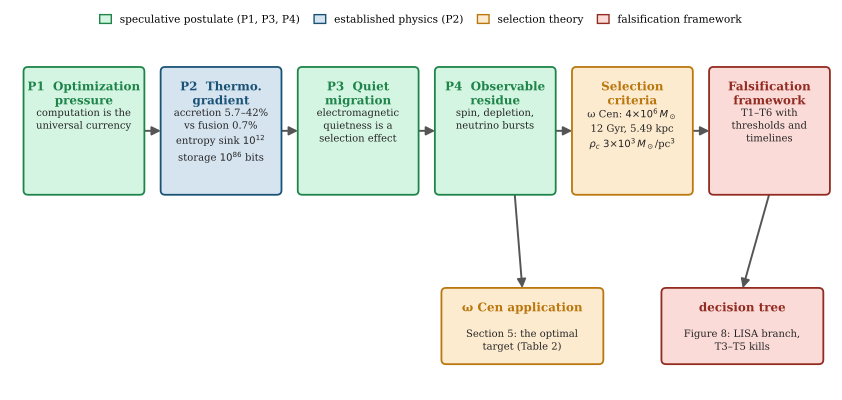

This chart was generated by the following Python code:
"""Figure: argument flowchart for Paper A (mth-paper.tex, Fig.~\ref{fig:flowchart}).

The paper's argument chain as a left-to-right cascade, coloured by the
epistemic register of Section 1.1 (Claims):

  green  = speculative postulates (P1 optimization pressure, P3 quiet migration)
  blue   = established physics (P2 thermodynamic gradient, Section 4 numbers)
  orange = selection theory (Section 3.1 criteria, applied to omega Cen in Section 5)
  red    = falsification framework (Section 7, T1-T6, decision tree Fig. 8)

Every quantitative anchor is transcribed from the paper's own text:
  P2  accretion 5.7-42 per cent vs fusion 0.7 per cent  (Sec. 4.1, Eq. 1)
      entropy sink ~10^12 vs the CMB                    (Sec. 4.2, Fig. 5)
      storage ~10^86 bits at 2e4 Msun                   (Sec. 4.3 / abstract)
  Sel.  omega Cen: 4e6 Msun, 12.08 Gyr, 5.49 kpc, rho_c 3e3 Msun/pc^3
                                                        (Table 2)
  Fals. T1-T6 with thresholds and timelines              (Table 4)

Branches: P4 -> the omega Cen application (Section 5); falsification
framework -> the decision tree (Fig. 8, fig:tree).

Run:  python fA_flowchart.py
Writes fA_flowchart.pdf / .png next to this script.
"""

from __future__ import annotations

import os

import matplotlib
matplotlib.use("Agg")
import matplotlib.pyplot as plt          # noqa: E402
from matplotlib.patches import FancyArrowPatch, FancyBboxPatch  # noqa: E402

HERE = os.path.dirname(os.path.abspath(__file__))

# Series/epistemic colours: blue = established, green = speculative,
# orange = selection theory, red = falsification.
C = {
    "blue":  ("#1a5276", "#d6e4f0"),
    "green": ("#1e8449", "#d5f5e3"),
    "orange": ("#b9770e", "#fdebd0"),
    "red":   ("#922b21", "#fadbd8"),
}

plt.rcParams.update({
    "font.family": "serif",
    "font.size": 9,
    "savefig.dpi": 300,
    "savefig.bbox": "tight",
})

fig, ax = plt.subplots(figsize=(10.6, 4.9))
ax.set_xlim(0, 10.6)
ax.set_ylim(0, 4.9)
ax.axis("off")

BOX_W, BOX_H = 1.52, 1.62
ROW_Y = 2.55          # bottom of the main row
BRANCH_Y = 0.35       # bottom of the branch boxes


def box(x_center, y_bottom, w, h, edge, face, title, anchor, title_fs=8.6,
        anchor_fs=7.2):
    ax.add_patch(FancyBboxPatch(
        (x_center - w / 2, y_bottom), w, h,
        boxstyle="round,pad=0.02,rounding_size=0.06",
        linewidth=1.3, edgecolor=edge, facecolor=face, zorder=2))
    ax.text(x_center, y_bottom + h - 0.16, title, ha="center", va="top",
            fontsize=title_fs, fontweight="bold", color=edge, zorder=3)
    ax.text(x_center, y_bottom + h - 0.52, anchor, ha="center", va="top",
            fontsize=anchor_fs, color="#222222", zorder=3, linespacing=1.45)


def arrow(x0, y0, x1, y1, color="#555555"):
    ax.add_patch(FancyArrowPatch(
        (x0, y0), (x1, y1), arrowstyle="-|>", mutation_scale=13,
        linewidth=1.4, color=color, zorder=1,
        shrinkA=1, shrinkB=1))


# --- main cascade ----------------------------------------------------------
xs = [0.95, 2.72, 4.49, 6.26, 8.03, 9.80]
box(xs[0], ROW_Y, BOX_W, BOX_H, *C["green"],
    "P1  Optimization\npressure",
    "computation is the\nuniversal currency")
box(xs[1], ROW_Y, BOX_W, BOX_H, *C["blue"],
    "P2  Thermo.\ngradient",
    "accretion 5.7\u201342%\nvs fusion 0.7%\nentropy sink $10^{12}$\nstorage $10^{86}$ bits")
box(xs[2], ROW_Y, BOX_W, BOX_H, *C["green"],
    "P3  Quiet\nmigration",
    "electromagnetic\nquietness is a\nselection effect")
box(xs[3], ROW_Y, BOX_W, BOX_H, *C["green"],
    "P4  Observable\nresidue",
    "spin, depletion,\nneutrino bursts")
box(xs[4], ROW_Y, BOX_W, BOX_H, *C["orange"],
    "Selection\ncriteria",
    "\u03c9 Cen: $4{\\times}10^{6}\\,M_\\odot$\n12 Gyr, 5.49 kpc\n$\\rho_c$ $3{\\times}10^{3}\\,M_\\odot$/pc$^3$")
box(xs[5], ROW_Y, BOX_W, BOX_H, *C["red"],
    "Falsification\nframework",
    "T1\u2013T6 with\nthresholds and\ntimelines")

for i in range(5):
    arrow(xs[i] + BOX_W / 2, ROW_Y + BOX_H / 2,
          xs[i + 1] - BOX_W / 2, ROW_Y + BOX_H / 2)

# --- branches --------------------------------------------------------------
box(xs[3] + 0.35, BRANCH_Y, 2.05, 0.95, *C["orange"],
    "\u03c9 Cen application",
    "Section 5: the optimal\ntarget (Table 2)")
box(xs[5] - 0.35, BRANCH_Y, 2.05, 0.95, *C["red"],
    "decision tree",
    "Figure 8: LISA branch,\nT3\u2013T5 kills")

arrow(xs[3] + 0.25, ROW_Y, xs[3] + 0.35, BRANCH_Y + 0.95)
arrow(xs[5], ROW_Y, xs[5] - 0.35, BRANCH_Y + 0.95)

# --- legend ----------------------------------------------------------------
handles = [
    FancyBboxPatch((0, 0), 1, 1, boxstyle="round,pad=0.02",
                   facecolor=C["green"][1], edgecolor=C["green"][0]),
    FancyBboxPatch((0, 0), 1, 1, boxstyle="round,pad=0.02",
                   facecolor=C["blue"][1], edgecolor=C["blue"][0]),
    FancyBboxPatch((0, 0), 1, 1, boxstyle="round,pad=0.02",
                   facecolor=C["orange"][1], edgecolor=C["orange"][0]),
    FancyBboxPatch((0, 0), 1, 1, boxstyle="round,pad=0.02",
                   facecolor=C["red"][1], edgecolor=C["red"][0]),
]
ax.legend(handles,
          ["speculative postulate (P1, P3, P4)",
           "established physics (P2)",
           "selection theory",
           "falsification framework"],
          loc="upper center", bbox_to_anchor=(0.5, 1.02), ncol=4,
          frameon=False, fontsize=7.6, handlelength=1.1, handleheight=0.9,
          columnspacing=1.3)

fig.savefig(os.path.join(HERE, "fA_flowchart.pdf"))
fig.savefig(os.path.join(HERE, "fA_flowchart.png"))
print("wrote fA_flowchart.pdf / .png")
